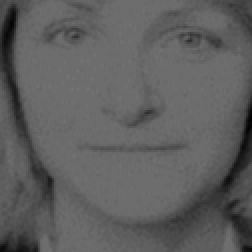
%> input picture Feature_Extraction_and_Image_Processing/matlab1/rhdark.bmp, 126 x 126 px (shown 2 times larger)
$ octave chapter1.m   (GNU Octave 9; MATLAB toolbox functions it lacks are replaced by stand-ins)
%> lines starting %> are read from the running program, lines starting %| are printed output that depends on the picture
### Feature_Extraction_and_Image_Processing/matlab1/invert.m
function inverted = invert(image)
%Subtract image point brightness from maximum
%
%  Usage: [new image] = invert(image)
%
%  Parameters: image      - array of points
%
%  Author: Mark S. Nixon

%get dimensions
[rows,cols]=size(image);

%find the maximum
maxi = max(max(image));

%subtract image points from maximum
for x = 1:cols %address all columns
  for y = 1:rows %address all rows
    inverted(y,x)=maxi-image(y,x);
  end
end

### Feature_Extraction_and_Image_Processing/matlab1/chapter1.m
%Chapter 1 Introduction (Hello Matlab) CHAPTER1.M

%Written by: Mark S. Nixon

disp ('Welcome to the Chapter1 script')
disp ('This worksheet is the companion to Chapter 1 and is an introduction.')
disp ('It is the source of Section 1.4.3 Hello Matlab.')
disp ('The worksheet follows the text directly and allows you to process basic images.')

disp ('Let us define a matrix of pixels (picture elements), a synthetic computer image called pic.')
pic=[1  2  3  4  1  1  2  1;...
     2  2  3  2  1  2  2  1;...
     3  1 38 39 37 36  3  1;...
     4  1 45 44 41 42  2  1;...
     1  2 43 44 40 39  1  3;...
     2  1 39 41 42 40  2  1;...
     1  2  1  2  2  3  1  1;...
     1  2  1  3  1  1  4  2]
%Pixels are addressed in row-column format.
%Using x for the horizontal axis (a column count), and y for the vertical axis (a row count)
% then picture points are addressed as pic(y,x). The origin is at co-ordinates (1,1), so
% the point pic(3,3) is on the third row and third column; the point pic(4,3) is on the
% fourth row, at the third column.  Let's print them:
disp ('The element pic(3,3) is')
pic(3,3)
disp ('The element pic(4,3) is')
pic(4,3)

%We'll set the output display to black and white
colormap(gray);
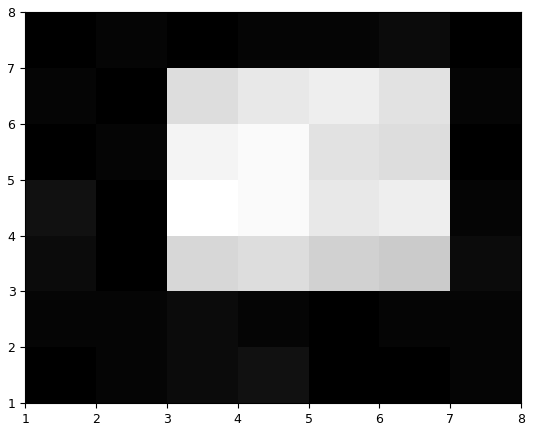
%> figure redrawn from the program's plot data

%We can view the matrix as a surface plot
disp ('We shall now view the array as a surface plot - as a figure (play with the controls to see it in relief)')
disp ('When you are ready to move on, press RETURN')
surface(pic);
%Let's hold awhile so we can view it
pause;
%Or as an image
disp ('We shall now view the array as an image')
disp ('When you are ready to move on, press RETURN')
imagesc(pic);
%Let's hold awhile so we can view it
pause;

%Let's look at its dimensions
disp ('The dimensions of the array are')
size(pic)

%now let's invoke a routine that inverts the image
inverted_pic = invert(pic);
%Let's print it out to check it
disp ('When we invert it by subtracting each point from the maximum, we get')
inverted_pic
%And view it
disp ('And when viewed as an image, we see')
disp ('When you are ready to move on, press RETURN')
imagesc(inverted_pic);
%Let's hold awhile so we can view it
pause;

disp ('We shall now read in a bitmap image, and view it')
disp ('When you are ready to move on, press RETURN')
face=imread('rhdark.bmp','bmp');
%> face is the input picture: size 126x126 uint8; min 2, max 114, mean 94.3
imagesc(face);
pause;

%We need to change from unsigned integer format (uint8) to double precision so we can process it
face=double(face);
%> face: size 126x126 double

disp ('Now we shall invert it, and view the inverted image')
inverted_face=invert(face);
%> in invert (call 2), `maxi = max(max(image));`: maxi = 114
%> after the loop in invert (call 2), `for x = 1:cols`:
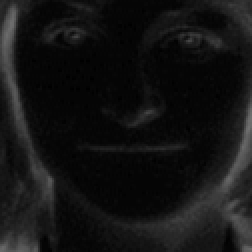
%> inverted: size 126x126 double (shown 2 times larger); min 0, max 112, mean 19.7
imagesc(inverted_face);
disp ('So we now know how to process images in Matlab. We shall be using this later!')
